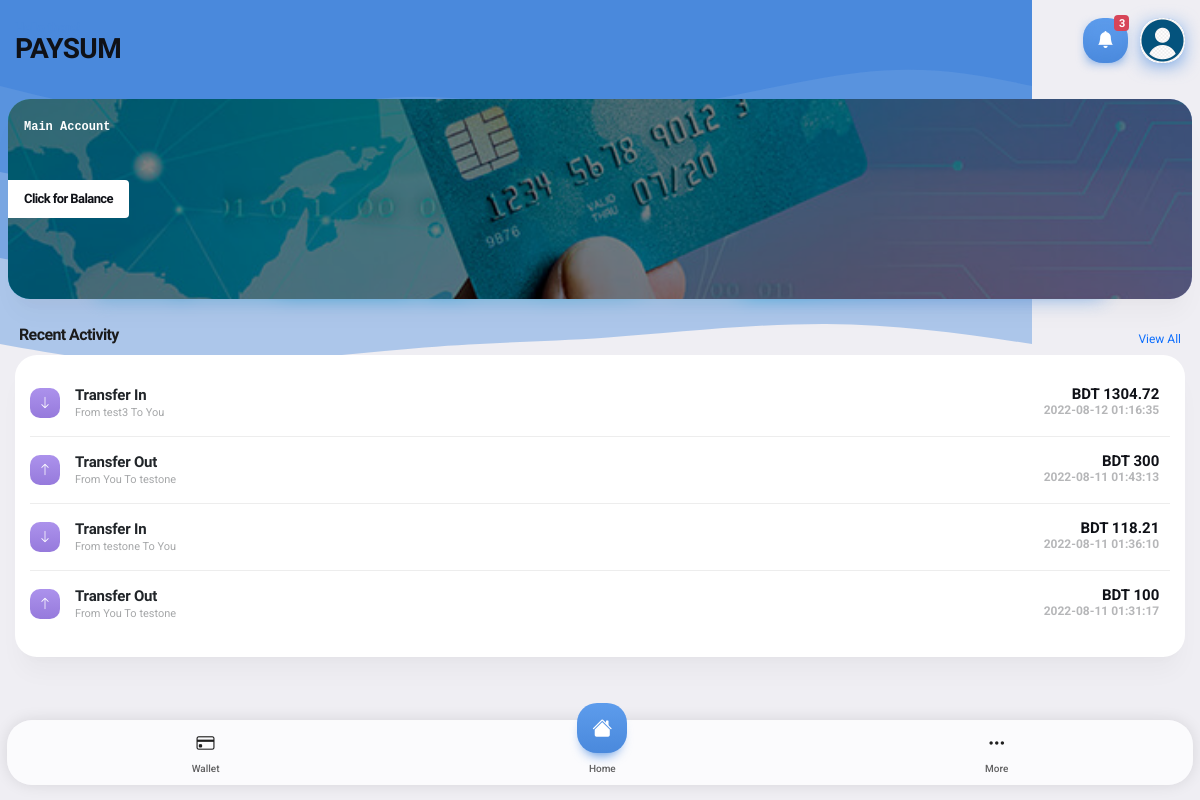
The app's page /index.php (signed in), older data.
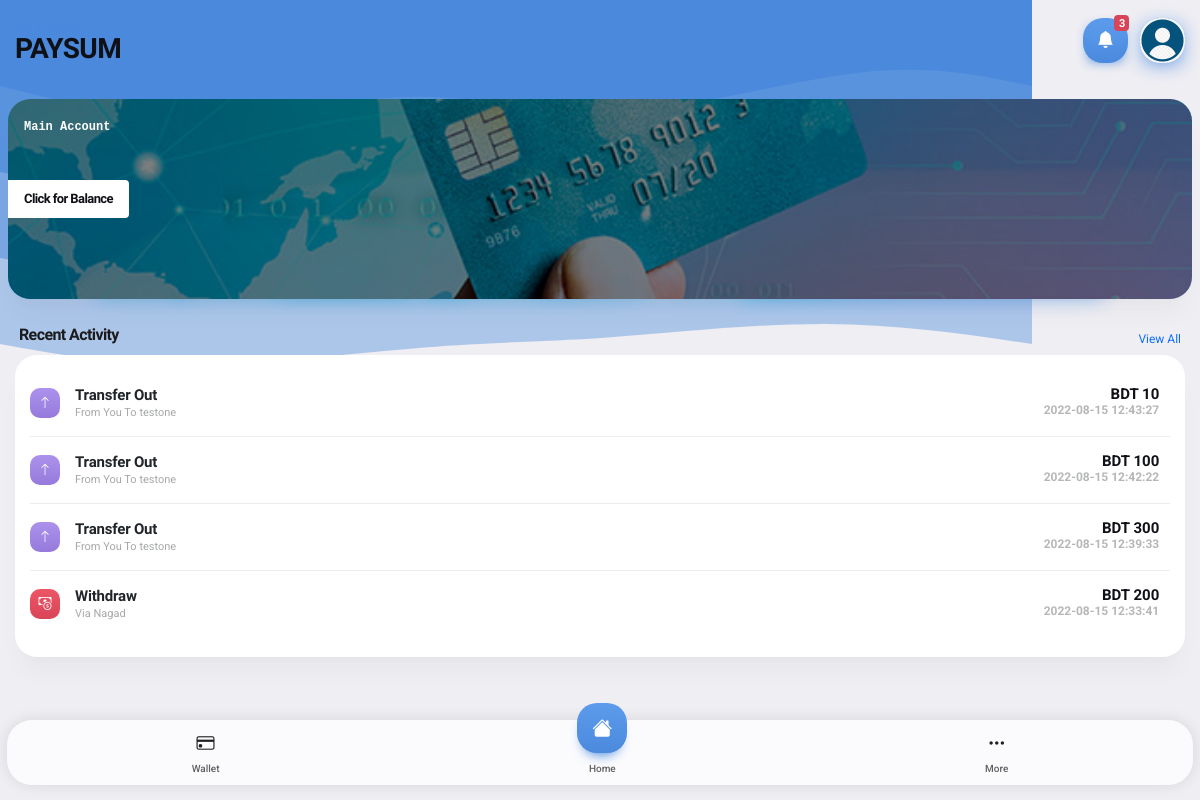
The same page, newer data.
### tables this page shows
CREATE TABLE `transactions` (
  `transaction_id` int(11) NOT NULL,
  `transaction_type` enum('deposit','transfer','withdraw') NOT NULL COMMENT 'deposit, withdraw, transfer',
  `transaction_hash` varchar(500) DEFAULT NULL,
  `transaction_signature` varchar(500) DEFAULT NULL,
  `from_customer_id` int(11) NOT NULL,
  `to_customer_id` int(11) NOT NULL,
  `transaction_amount` int(11) NOT NULL,
  `transaction_amount_type` varchar(20) NOT NULL,
  `transaction_from_country_id` int(11) NOT NULL,
  `transaction_to_country_id` int(11) NOT NULL,
  `transaction_charge` int(11) NOT NULL,
  `transaction_date_time` datetime NOT NULL
);

CREATE TABLE `customers` (
  `customer_id` int(11) NOT NULL,
  `customer_name` varchar(100) DEFAULT NULL,
  `customer_dob` date DEFAULT NULL,
  `customer_phone` varchar(50) DEFAULT NULL,
  `customer_gender` varchar(10) DEFAULT NULL,
  `customer_address` varchar(256) DEFAULT NULL,
  `customer_country_id` int(10) DEFAULT NULL,
  `customer_email` varchar(100) NOT NULL,
  `customer_username` varchar(50) NOT NULL,
  `customer_password` varchar(300) NOT NULL,
  `registration_datetime` datetime NOT NULL
);

CREATE TABLE `accounts` (
  `account_id` int(11) NOT NULL,
  `country_id` int(11) NOT NULL,
  `account_name` varchar(20) NOT NULL
);

### inc/config.inc.php (called while the page is built, shortened)
<?php
function connectDB()
{
	$conn = new mysqli(DB_SERVER, DB_USERNAME, DB_PASSWORD, DB_NAME);
	return $conn;
}
function getRates($file='inc/rates.json')
{
	$json = file_get_contents($file);
	$json_data = json_decode($json,true);
	$rates = $json_data['rates'];
	return $rates;
}
function convertRate($amount, $currencyType, $convertTo='USD')
{
	$rates = getRates();
	$currencyTypeAmount = $rates[$currencyType];
	if ($convertTo=="USD") {
		return ["amount"=>round(($amount / $currencyTypeAmount), 2), "type"=>$convertTo];
	}
	return ["amount"=> round((($amount / $currencyTypeAmount)*$rates[$convertTo]), 2), "type"=>$convertTo];
}
function getUserData($searchValue, $search_type='customer_id')
{
	if ($searchValue) {
		$conn = connectDB();
		$q1 = "SELECT * FROM customers WHERE ".$search_type."=?";
		$stmt1 = $conn->prepare($q1);
		if ($search_type=='customer_id') {
			$stmt1->bind_param('i',$searchValue);
		}else{
			$stmt1->bind_param('s',$searchValue);
		}
		$stmt1->execute();
		$result1 = $stmt1->get_result();
			$datas = $result1->fetch_assoc();
			$whiteListed = [
				'customer_id' => $datas['customer_id'],
				'customer_email' => $datas['customer_email'],
				'customer_name' => $datas['customer_name'],
				'customer_phone' => $datas['customer_phone'],
				'customer_username' => $datas['customer_username'],
				'customer_country_id' => $datas['customer_country_id'],
			];
			return $whiteListed;
	}
	return false;
}
function getCountryData($country_id)
{
	$conn = connectDB();
	$q1 = "SELECT * FROM country WHERE country_id=? ";
	$stmt1 = $conn->prepare($q1);
	$stmt1->bind_param('i',$country_id);
	$stmt1->execute();
	$result1 = $stmt1->get_result();
	$datas = $result1->fetch_assoc();
	return $datas;
}
function getAccountByAccountId($accountId)
{
	$conn = connectDB();
	$q1 = "SELECT * FROM accounts WHERE account_id=? ";
	$stmt1 = $conn->prepare($q1);
	$stmt1->bind_param('i',$accountId);
	$stmt1->execute();
	$result1 = $stmt1->get_result();
	$datas = $result1->fetch_assoc();
	return $datas;
}
function currentBalance($customer_id)
{
	if ($customer_id) {
		$conn1 = connectDB();
		$conn2 = connectDB();
		$q1 = "SELECT * FROM transactions WHERE to_customer_id=? AND (transaction_type='deposit' OR transaction_type='transfer') ";
		$q2 = "SELECT * FROM transactions WHERE from_customer_id=? AND (transaction_type='withdraw' OR transaction_type='transfer') ";
		$stmt1 = $conn1->prepare($q1);
		$stmt2 = $conn2->prepare($q2);
		$stmt1->bind_param('i',$customer_id);
		$stmt2->bind_param('i',$customer_id);
		$stmt1->execute();
		$stmt2->execute();
		$result1 = $stmt1->get_result();
		$result2 = $stmt2->get_result();
		$customerData = getUserData($customer_id);
		$countryData = getCountryData($customerData['customer_country_id']);
		$nativeCurrency = $countryData['country_currency'];
		$inBalance = $outBalance = 0;
		while ( $row1 = $result1->fetch_assoc()) {
			if ($nativeCurrency==$row1['transaction_amount_type']) {
				$inBalance += $row1['transaction_amount'];
			}else{
				$convertedBalance = convertRate($row1['transaction_amount'], $row1['transaction_amount_type'], $nativeCurrency)['amount'];
				$inBalance += $convertedBalance;
			}
		}
		while ( $row2 = $result2->fetch_assoc()) {
			if ($nativeCurrency==$row2['transaction_amount_type']) {
				$outBalance += $row2['transaction_amount'];
			}else{
				$convertedBalance = convertRate($row2['transaction_amount'], $row2['transaction_amount_type'], $nativeCurrency)['amount'];
				$outBalance += $convertedBalance;
			}
		}
		$whiteListed = [
			'balance' => $inBalance-$outBalance,
			'customer_id' => $customer_id,
		];
		return $whiteListed;
	}
}
function getTransactions($customerId, $limit=null, $transaction_id = null){
	$conn = connectDB();
	$transactions = [];
	$q1 = "SELECT * FROM transactions WHERE from_customer_id='$customerId' OR to_customer_id='$customerId' ORDER BY transaction_date_time DESC";
	if ($limit!=null && $limit>0) {
		$q1 .= " LIMIT ".$limit;
	}
	$result1 = $conn->query($q1);
	if ($result1->num_rows > 0) {
		while($row1 = $result1->fetch_assoc()) {
				$transactions[]=$row1;
		}
	}
	return $transactions;
}

### index.php (the view, shortened to what the changed rows need)
<?php
require_once 'inc/config.inc.php';
$customer_id = $_SESSION['userData']['customer_id'];
$customerData = getUserData($customer_id);
$countryData = getCountryData($customerData['customer_country_id']);
$currentBalance = currentBalance($customerData['customer_id'])['balance'];
$transactions = getTransactions($customerData['customer_id'], 4);
?>
<?php require_once 'inc/header.inc.php'; ?>
    <div class="page-content footer-clear">
        <?php require_once 'inc/page_title.inc.php'; ?>
        <div class="p-2">
            <div class="card card-style m-0 bg-7 shadow-card shadow-card-m" style="height:200px">
                <div class="card-center">
                    <div class="bg-theme px-3 py-2 rounded-end d-inline-block">
                        <h1 class="font-13 my-n1">
                            <a class="color-theme" data-bs-toggle="collapse" href="#balance3" aria-controls="balance2">Click for Balance</a>
                        </h1>
                    </div>
                </div>
            </div>
        </div>
<br>
        <div class="card card-style">
            <div class="content">
                <div class="list-group list-custom list-group-m list-group-flush rounded-xs">
                    <?php
                    foreach ($transactions as $transaction) {
                        if ($transaction['transaction_type']=="deposit" && $transaction['to_customer_id']==$customer_id) {
                    ?>
                    <a href="#" class="list-group-item">
                        <i class="has-bg gradient-green color-white rounded-xs bi bi-cash-coin"></i>
                        <div><strong>Deposit</strong><span> From <?=getAccountByAccountId($transaction['from_customer_id'])['account_name']?></span> </div>
                        <span class="badge bg-transparent color-theme text-end font-15">
                           <?=$transaction['transaction_amount_type']?> <?=$transaction['transaction_amount']?> <br>
                           <em class="fst-normal font-12 opacity-30"><?=$transaction['transaction_date_time']?></em>
                        </span>
                    </a>
                    <?php }else if ($transaction['transaction_type']=="withdraw" && $transaction['from_customer_id']==$customer_id) { ?>
                        <a href="#" class="list-group-item">
                            <i class="has-bg gradient-red color-white rounded-xs bi bi-cash-coin"></i>
                            <div><strong>Withdraw</strong><span> Via <?=getAccountByAccountId($transaction['to_customer_id'])['account_name']?></span> </div>
                            <span class="badge bg-transparent color-theme text-end font-15">
                               <?=$transaction['transaction_amount_type']?> <?=$transaction['transaction_amount']?> <br>
                               <em class="fst-normal font-12 opacity-30"><?=$transaction['transaction_date_time']?></em>
                            </span>
                        </a>
                   <?php }else if ($transaction['transaction_type']=="transfer") {
                    $from = "";
                    $to = "";
                    $suffix = "";
                    $iconClass = "bi-suffle";
                    $transactionAmountType = $transaction['transaction_amount_type'];
                    $transactionAmount = $transaction['transaction_amount'];
                    if ($transaction['from_customer_id']==$customer_id) {
                        $from = "You";
                        $to = getUserData($transaction['to_customer_id'])['customer_username'];
                        $suffix = "Out";
                        $iconClass = "bi-arrow-up";
                    }else{
                        $from = getUserData($transaction['from_customer_id'])['customer_username'];
                        $to = "You";
                        $suffix = "In";
                        $iconClass = "bi-arrow-down";
                        if ($transaction['transaction_amount_type']!= $countryData['country_currency']) {
                            $convertedTransaction = convertRate($transactionAmount, $transactionAmountType, $countryData['country_currency']);
                            $transactionAmountType = $convertedTransaction['type'];
                            $transactionAmount = $convertedTransaction['amount'];
                        }
                    }
                    ?>
                        <a href="#" class="list-group-item" data-bs-toggle="offcanvas" data-bs-target="#menu-activity-4">
                            <i class="has-bg gradient-magenta color-white rounded-xs bi <?=$iconClass?>"></i>
                            <div><strong>Transfer <?=$suffix?></strong><span> From <?=$from?> To <?=$to?> </span> </div>
                            <span class="badge bg-transparent color-theme text-end font-15">
                               <?=$transactionAmountType?> <?=$transactionAmount?> <br>
                               <em class="fst-normal font-12 opacity-30"><?=$transaction['transaction_date_time']?></em>
                            </span>
                        </a>
                   <?php } ?>
                <?php } ?>
                </div>
            </div>
        </div>
    </div>
</div>
</body>

Row changes from the older to the newer data that the page shows:
no longer on this page (row unchanged): transactions: from_customer.customer_id "In", from_customer.customer_username "test3", from_customer.customer_id "You", transactionAmountType "BDT", transactionAmount "1304.72", transaction_date_time "2022-08-12 01:16:35"
no longer on this page (row unchanged): transactions: from_customer.customer_id "Out", from_customer.customer_id "You", to_customer.customer_username "testone", transaction_amount_type "BDT", transaction_amount "300", transaction_date_time "2022-08-11 01:43:13"
no longer on this page (row unchanged): transactions: from_customer.customer_id "In", from "testone", from_customer.customer_id "You", transactionAmountType "BDT", transactionAmount "118.21", transaction_date_time "2022-08-11 01:36:10"
no longer on this page (row unchanged): transactions: from_customer.customer_id "Out", from_customer.customer_id "You", to "testone", transaction_amount_type "BDT", transaction_amount "100", transaction_date_time "2022-08-11 01:31:17"
added transactions: from_customer.customer_id "Out", from_customer.customer_id "You", to_customer.customer_username "testone", transaction_amount_type "BDT", transaction_amount "10", transaction_date_time "2022-08-15 12:43:27"
added transactions: from_customer.customer_id "Out", from_customer.customer_id "You", to "testone", transaction_amount_type "BDT", transaction_amount "100", transaction_date_time "2022-08-15 12:42:22"
added transactions: from_customer.customer_id "Out", from_customer.customer_id "You", to "testone", transaction_amount_type "BDT", transaction_amount "300", transaction_date_time "2022-08-15 12:39:33"
added transactions: to_customer.account_name "Nagad", transaction_amount_type "BDT", transaction_amount "200", transaction_date_time "2022-08-15 12:33:41"
